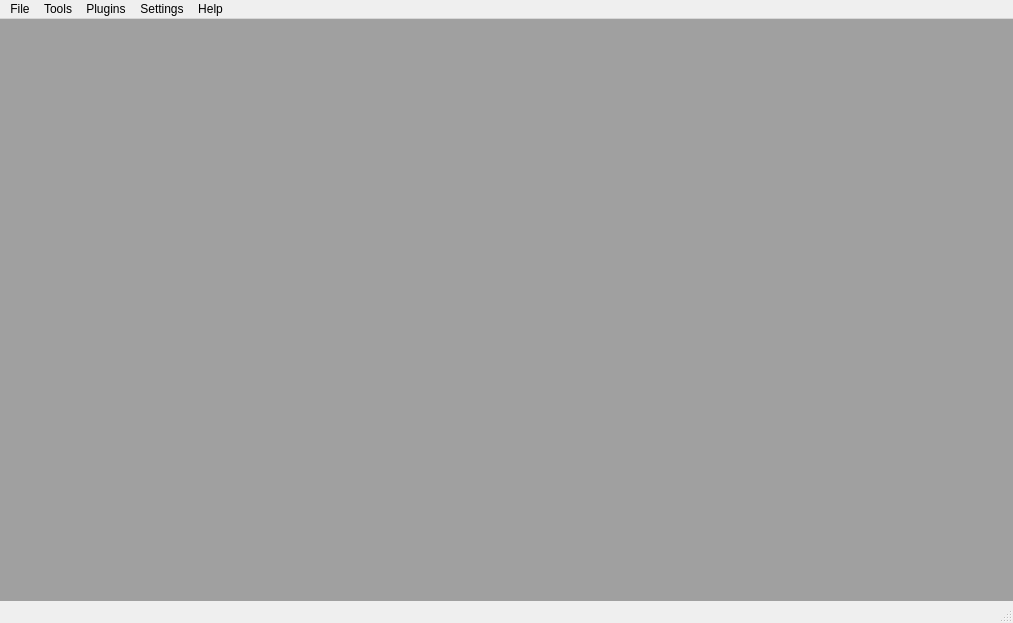
<?xml version="1.0" encoding="UTF-8"?>
<ui version="4.0">
 <class>MainWindow</class>
 <widget class="QMainWindow" name="MainWindow">
  <property name="geometry">
   <rect>
    <x>0</x>
    <y>0</y>
    <width>1013</width>
    <height>623</height>
   </rect>
  </property>
  <property name="sizePolicy">
   <sizepolicy hsizetype="Preferred" vsizetype="Preferred">
    <horstretch>0</horstretch>
    <verstretch>0</verstretch>
   </sizepolicy>
  </property>
  <property name="windowTitle">
   <string>Velocity-Next - Xbox 360 File Manager</string>
  </property>
  <property name="windowIcon">
   <iconset resource="Resources.qrc">
    <normaloff>:/Images/Leaner24.png</normaloff>:/Images/Leaner24.png</iconset>
  </property>
  <widget class="QWidget" name="centralWidget">
   <layout class="QGridLayout" name="gridLayout">
    <property name="margin" stdset="0">
     <number>0</number>
    </property>
    <item row="0" column="0">
     <widget class="QMdiArea" name="mdiArea">
      <property name="acceptDrops">
       <bool>true</bool>
      </property>
      <property name="verticalScrollBarPolicy">
       <enum>Qt::ScrollBarAsNeeded</enum>
      </property>
      <property name="horizontalScrollBarPolicy">
       <enum>Qt::ScrollBarAsNeeded</enum>
      </property>
      <property name="background">
       <brush brushstyle="SolidPattern">
        <color alpha="255">
         <red>160</red>
         <green>160</green>
         <blue>160</blue>
        </color>
       </brush>
      </property>
      <property name="viewMode">
       <enum>QMdiArea::SubWindowView</enum>
      </property>
      <property name="documentMode">
       <bool>false</bool>
      </property>
     </widget>
    </item>
   </layout>
  </widget>
  <widget class="QMenuBar" name="menuBar">
   <property name="geometry">
    <rect>
     <x>0</x>
     <y>0</y>
     <width>1013</width>
     <height>24</height>
    </rect>
   </property>
   <widget class="QMenu" name="menuFile">
    <property name="title">
     <string>File</string>
    </property>
    <widget class="QMenu" name="menuOpen">
     <property name="title">
      <string>Open</string>
     </property>
     <property name="icon">
      <iconset resource="Resources.qrc">
       <normaloff>:/Images/open.png</normaloff>:/Images/open.png</iconset>
     </property>
     <addaction name="actionSTRB_File"/>
     <addaction name="actionXDBF_File"/>
     <addaction name="actionPackage"/>
     <addaction name="actionSVOD_System"/>
     <addaction name="actionYTGR"/>
     <addaction name="separator"/>
     <addaction name="actionISO_GOD_Viewer"/>
    </widget>
    <addaction name="menuOpen"/>
    <addaction name="actionCreate_Package"/>
   </widget>
   <widget class="QMenu" name="menuProfile">
    <property name="title">
     <string>Tools</string>
    </property>
    <widget class="QMenu" name="menuProfile_Editor">
     <property name="title">
      <string>Profile Tools</string>
     </property>
     <property name="icon">
      <iconset resource="Resources.qrc">
       <normaloff>:/Images/profile.png</normaloff>:/Images/profile.png</iconset>
     </property>
     <addaction name="actionGame_Adder"/>
     <addaction name="actionProfile_Cleaner"/>
     <addaction name="actionProfile_Creator"/>
     <addaction name="actionProfile_Editor"/>
    </widget>
    <widget class="QMenu" name="menuDevice_Tools">
     <property name="title">
      <string>Device Tools</string>
     </property>
     <property name="icon">
      <iconset resource="Resources.qrc">
       <normaloff>:/Images/hdd.png</normaloff>:/Images/hdd.png</iconset>
     </property>
     <addaction name="actionDevice_Viewer"/>
     <addaction name="actionFATX_File_Path"/>
    </widget>
    <addaction name="menuDevice_Tools"/>
    <addaction name="menuProfile_Editor"/>
    <addaction name="actionGamer_Picture_Pack_Creator"/>
    <addaction name="actionTitle_ID_Finder"/>
    <addaction name="actionTheme_Creator"/>
   </widget>
   <widget class="QMenu" name="menuHelp">
    <property name="title">
     <string>Help</string>
    </property>
    <addaction name="actionCheck_For_Updates"/>
    <addaction name="separator"/>
    <addaction name="actionView_Wiki"/>
    <addaction name="actionDonate"/>
    <addaction name="separator"/>
    <addaction name="actionAbout"/>
   </widget>
   <widget class="QMenu" name="menuPlugins">
    <property name="title">
     <string>Plugins</string>
    </property>
    <widget class="QMenu" name="menuGame_Modders">
     <property name="title">
      <string>Game Modders</string>
     </property>
    </widget>
    <widget class="QMenu" name="menuProfile_Modders">
     <property name="title">
      <string>Profile Modders</string>
     </property>
    </widget>
    <addaction name="menuGame_Modders"/>
    <addaction name="menuProfile_Modders"/>
   </widget>
   <widget class="QMenu" name="menuSettings">
    <property name="title">
     <string>Settings</string>
    </property>
    <widget class="QMenu" name="menuTheme">
     <property name="title">
      <string>Theme</string>
     </property>
     <addaction name="actionThemeAuto"/>
     <addaction name="actionThemeDark"/>
     <addaction name="actionThemeLight"/>
    </widget>
    <addaction name="actionPreferences"/>
    <addaction name="separator"/>
    <addaction name="menuTheme"/>
   </widget>
   <addaction name="menuFile"/>
   <addaction name="menuProfile"/>
   <addaction name="menuPlugins"/>
   <addaction name="menuSettings"/>
   <addaction name="menuHelp"/>
  </widget>
  <widget class="QStatusBar" name="statusBar">
   <property name="statusTip">
    <string/>
   </property>
   <property name="whatsThis">
    <string/>
   </property>
  </widget>
  <action name="actionCreate_Package">
   <property name="icon">
    <iconset resource="Resources.qrc">
     <normaloff>:/Images/packageIcon.png</normaloff>:/Images/packageIcon.png</iconset>
   </property>
   <property name="text">
    <string>Create Package</string>
   </property>
  </action>
  <action name="actionTheme_Creator">
   <property name="icon">
    <iconset resource="Resources.qrc">
     <normaloff>:/Images/themesmall.png</normaloff>:/Images/themesmall.png</iconset>
   </property>
   <property name="text">
    <string>Theme Creator</string>
   </property>
  </action>
  <action name="actionAbout">
   <property name="icon">
    <iconset resource="Resources.qrc">
     <normaloff>:/Images/information.png</normaloff>:/Images/information.png</iconset>
   </property>
   <property name="text">
    <string>About</string>
   </property>
  </action>
  <action name="actionPackage">
   <property name="icon">
    <iconset resource="Resources.qrc">
     <normaloff>:/Images/packageIcon.png</normaloff>:/Images/packageIcon.png</iconset>
   </property>
   <property name="text">
    <string>Package</string>
   </property>
  </action>
  <action name="actionXDBF_File">
   <property name="icon">
    <iconset resource="Resources.qrc">
     <normaloff>:/Images/gpd.png</normaloff>:/Images/gpd.png</iconset>
   </property>
   <property name="text">
    <string>GPD</string>
   </property>
  </action>
  <action name="actionSTRB_File">
   <property name="icon">
    <iconset resource="Resources.qrc">
     <normaloff>:/Images/strb.png</normaloff>:/Images/strb.png</iconset>
   </property>
   <property name="text">
    <string>Avatar Asset</string>
   </property>
  </action>
  <action name="actionTitle_ID_Finder">
   <property name="icon">
    <iconset resource="Resources.qrc">
     <normaloff>:/Images/find.png</normaloff>:/Images/find.png</iconset>
   </property>
   <property name="text">
    <string>Title ID Finder</string>
   </property>
  </action>
  <action name="actionProfile_Creator">
   <property name="text">
    <string>Profile Creator</string>
   </property>
   <property name="iconVisibleInMenu">
    <bool>true</bool>
   </property>
  </action>
  <action name="actionProfile_Editor">
   <property name="text">
    <string>Profile Editor</string>
   </property>
   <property name="iconVisibleInMenu">
    <bool>true</bool>
   </property>
  </action>
  <action name="actionGame_Adder">
   <property name="text">
    <string>Game Adder</string>
   </property>
   <property name="shortcutContext">
    <enum>Qt::WindowShortcut</enum>
   </property>
   <property name="iconVisibleInMenu">
    <bool>true</bool>
   </property>
  </action>
  <action name="actionGamer_Picture_Pack_Creator">
   <property name="icon">
    <iconset resource="Resources.qrc">
     <normaloff>:/Images/gamerpicture.png</normaloff>:/Images/gamerpicture.png</iconset>
   </property>
   <property name="text">
    <string>Gamer Picture Pack Creator</string>
   </property>
  </action>
  <action name="actionSome_Game">
   <property name="text">
    <string>Some Game</string>
   </property>
  </action>
  <action name="actionReload">
   <property name="text">
    <string>Reload</string>
   </property>
  </action>
  <action name="actionAsdf">
   <property name="text">
    <string>asdf</string>
   </property>
  </action>
  <action name="actionView_Wiki">
   <property name="icon">
    <iconset resource="Resources.qrc">
     <normaloff>:/Images/wiki.png</normaloff>:/Images/wiki.png</iconset>
   </property>
   <property name="text">
    <string>View Wiki</string>
   </property>
  </action>
  <action name="actionDonate">
   <property name="icon">
    <iconset resource="Resources.qrc">
     <normaloff>:/Images/donate'.png</normaloff>:/Images/donate'.png</iconset>
   </property>
   <property name="text">
    <string>Donate</string>
   </property>
  </action>
  <action name="actionPreferences">
   <property name="icon">
    <iconset resource="Resources.qrc">
     <normaloff>:/Images/preferences.png</normaloff>:/Images/preferences.png</iconset>
   </property>
   <property name="text">
    <string>Preferences</string>
   </property>
  </action>
  <action name="actionFATX_File_Path">
   <property name="text">
    <string>File Path Tool</string>
   </property>
  </action>
  <action name="actionProfile_Cleaner">
   <property name="text">
    <string>Profile Cleaner</string>
   </property>
  </action>
  <action name="actionCheck_For_Updates">
   <property name="icon">
    <iconset resource="Resources.qrc">
     <normaloff>:/Images/updates.png</normaloff>:/Images/updates.png</iconset>
   </property>
   <property name="text">
    <string>Check For Updates</string>
   </property>
  </action>
  <action name="actionSVOD_System">
   <property name="icon">
    <iconset resource="Resources.qrc">
     <normaloff>:/Images/svod.png</normaloff>:/Images/svod.png</iconset>
   </property>
   <property name="text">
    <string>SVOD System</string>
   </property>
  </action>
  <action name="actionYTGR">
   <property name="icon">
    <iconset resource="Resources.qrc">
     <normaloff>:/Images/ytgr.png</normaloff>:/Images/ytgr.png</iconset>
   </property>
   <property name="text">
    <string>YTGR</string>
   </property>
  </action>
  <action name="actionDevice_Viewer">
   <property name="text">
    <string>Raw Device Viewer</string>
   </property>
  </action>
  <action name="actionISO_GOD_Viewer">
   <property name="text">
    <string>ISO File</string>
   </property>
  </action>
  <action name="actionThemeAuto">
   <property name="checkable">
    <bool>true</bool>
   </property>
   <property name="text">
    <string>Auto (Follow System)</string>
   </property>
   <property name="toolTip">
    <string>Automatically follow system theme (Windows 10+, macOS 10.14+, modern Linux)</string>
   </property>
  </action>
  <action name="actionThemeDark">
   <property name="checkable">
    <bool>true</bool>
   </property>
   <property name="text">
    <string>Dark</string>
   </property>
   <property name="toolTip">
    <string>Use dark theme</string>
   </property>
  </action>
  <action name="actionThemeLight">
   <property name="checkable">
    <bool>true</bool>
   </property>
   <property name="text">
    <string>Light</string>
   </property>
   <property name="toolTip">
    <string>Use light theme</string>
   </property>
  </action>
 </widget>
 <layoutdefault spacing="6" margin="11"/>
 <resources>
  <include location="Resources.qrc"/>
 </resources>
 <connections/>
</ui>
